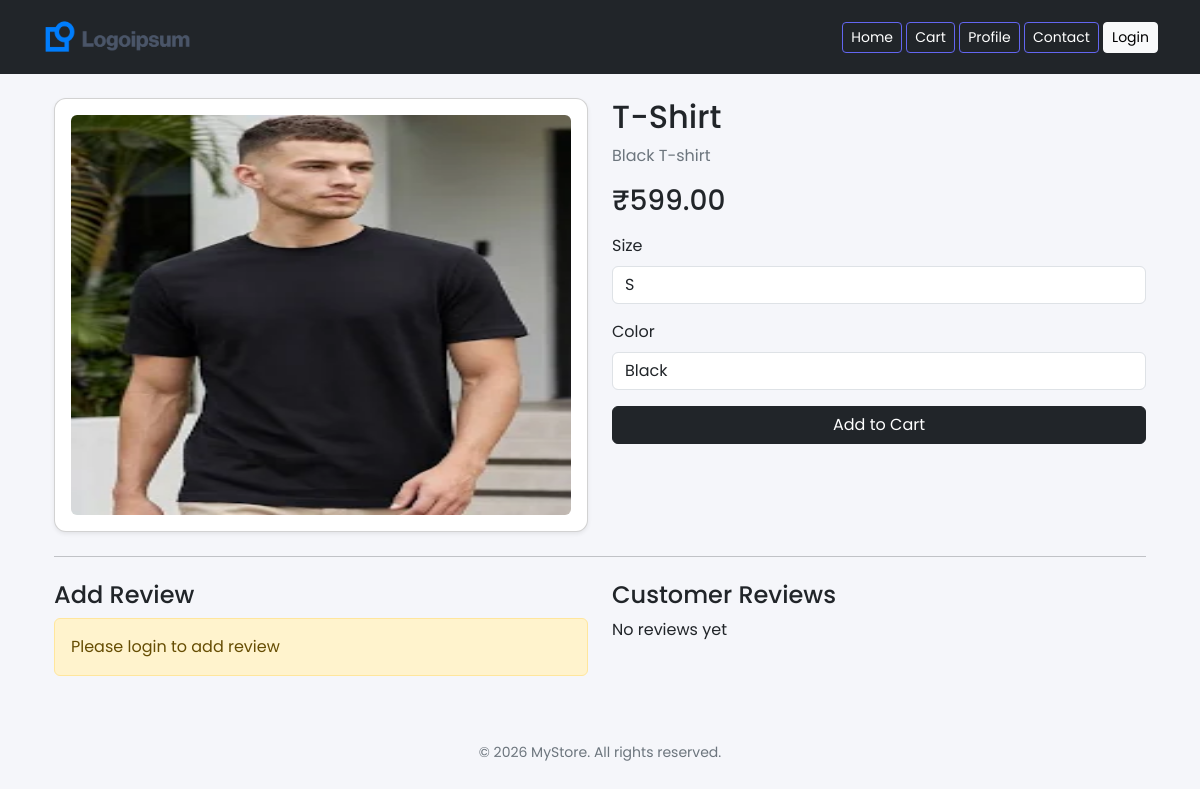
/product.php?id=6, run on the app's committed database.
### tables this page shows
CREATE TABLE `products` (
  `id` int(11) NOT NULL,
  `name` varchar(150) NOT NULL,
  `description` text DEFAULT NULL,
  `price` decimal(10,2) NOT NULL,
  `stock` int(11) NOT NULL,
  `image` varchar(255) DEFAULT NULL,
  `category_id` int(11) DEFAULT NULL,
  `created_at` timestamp NOT NULL DEFAULT current_timestamp(),
  `vendor_id` int(11) DEFAULT 1,
  `is_featured` tinyint(1) DEFAULT 0
);

### product.php (the view, shortened to what this page needs)
<?php
include "db.php";
include "includes/header.php";
$id = intval($_GET['id']);
$product_result = $conn->query("SELECT * FROM products WHERE id=$id");
$product = $product_result->fetch_assoc();
$variations_result = $conn->query("SELECT * FROM product_variations WHERE product_id=$id");
$sizes = [];
$colors = [];
if ($variations_result) {
    while ($v = $variations_result->fetch_assoc()) {
        if ($v['attribute'] == 'size') {
            $sizes[] = $v['value'];
        }
        if ($v['attribute'] == 'color') {
            $colors[] = $v['value'];
        }
    }
}
?>
<div class="container mt-4">
<div class="row">
    <div class="col-md-6">
        <div class="card p-3 text-center shadow-sm">
            <?php if (!empty($product['image'])) { ?>
                <img src="uploads/<?php echo $product['image']; ?>"
                     class="img-fluid rounded" style="max-height:400px;">
            <?php } else { ?>
                <div style="height:300px; display:flex; align-items:center; justify-content:center;">
                    No Image
                </div>
            <?php } ?>
        </div>
    </div>
    <div class="col-md-6">
        <h2><?php echo $product['name']; ?></h2>
        <p class="text-secondary"><?php echo $product['description']; ?></p>
        <h3 class="mb-3">₹<?php echo $product['price']; ?></h3>
        <form method="POST" action="cart.php">
            <?php if (!empty($sizes)) { ?>
                <label class="form-label">Size</label>
                <select name="size" class="form-control mb-3">
                    <?php foreach ($sizes as $s) { ?>
                        <option><?php echo $s; ?></option>
                    <?php } ?>
                </select>
            <?php } ?>
            <?php if (!empty($colors)) { ?>
                <label class="form-label">Color</label>
                <select name="color" class="form-control mb-3">
                    <?php foreach ($colors as $c) { ?>
                        <option><?php echo $c; ?></option>
                    <?php } ?>
                </select>
            <?php } ?>
            <button type="submit" name="add_to_cart" class="btn btn-dark w-100 mb-3">
    Add to Cart
</button>
        </form>
    </div>
</div>
<hr class="my-4">
<div class="row">
    <div class="col-md-6">
        <h4>Add Review</h4>
        <?php if (isset($_SESSION['user'])) { ?>
            <form method="POST">
                <input type="number" name="rating" min="1" max="5"
                       class="form-control mb-2" placeholder="Rating (1-5)" required>
                <textarea name="comment"
                          class="form-control mb-2"
                          placeholder="Write your review" required></textarea>
                <button name="submit_review" class="btn btn-primary w-100">
                    Submit Review
                </button>
            </form>
        <?php } else { ?>
            <div class="alert alert-warning">
                Please login to add review
            </div>
        <?php } ?>
    </div>
    <div class="col-md-6">
        <h4>Customer Reviews</h4>
        <?php
        $reviews = $conn->query("
            SELECT r.*, u.name
            FROM reviews r
            JOIN users u ON r.user_id = u.id
            WHERE product_id=$id
        ");
        if ($reviews && $reviews->num_rows > 0) {
            while ($r = $reviews->fetch_assoc()) {
        ?>
            <div class="card p-3 mb-2 shadow-sm">
                <strong><?php echo $r['name']; ?></strong>
                <div class="text-warning"><?php echo str_repeat("⭐", $r['rating']); ?></div>
                <p class="mb-0"><?php echo $r['comment']; ?></p>
            </div>
        <?php
            }
        } else {
            echo "<p>No reviews yet</p>";
        }
        ?>
    </div>
</div>
</div>
<?php include "includes/footer.php"; ?>

### includes/header.php (style rules this page uses)
body { font-family: 'Poppins', sans-serif; background: #f5f6fa; }
.card { border-radius: 12px; box-shadow: 0 4px 10px rgba(0,0,0,0.08); }
.card { animation: fadeIn 0.5s ease-in-out; }
.card { transition: 0.2s ease; }

### data on the page
products: image (picture), name "T-Shirt", description "Black T-shirt", price "599.00"

### other printed values
form field size "S"
form field color "Black"
